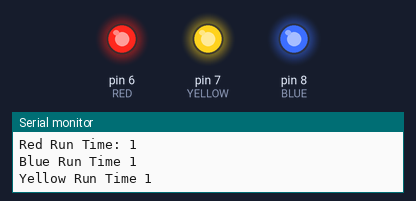
A sketch run on a simulated Arduino Uno, built with avr-gcc and run on an emulated ATmega328P. Shown: output pins drawn as LEDs (lit = HIGH), the last lines printed to the serial monitor.

Above: at 0.7 s.
At 5.2 s:
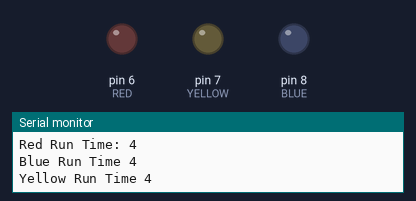
Timing chart, 0 to 6.9 s (numbered marks = the images above):
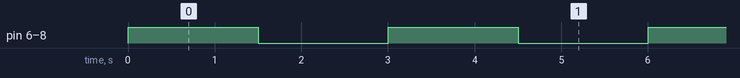

Measured:
- by itself, pin 6 (RED): alternates HIGH for 1.5 s and LOW for 1.5 s, 16 changes in all, then stays LOW
- by itself, pin 7 (YELLOW): alternates HIGH for 1.5 s and LOW for 1.5 s, 10 changes in all, then stays LOW
- by itself, pin 8 (BLUE): alternates HIGH for 1.5 s and LOW for 1.5 s, 12 changes in all, then stays LOW

The sketch:

RTOS_Task_Suspending_R4.ino
```cpp
#include <Arduino_FreeRTOS.h>

#define RED 6
#define YELLOW 7
#define BLUE 8

typedef int TaskProfiler; // redefiniuje int do zmiennej globalnej

TaskProfiler RedLEDProfiler;
TaskProfiler YellowLEDProfiler;
TaskProfiler BlueLEDProfiler;

TaskHandle_t blue_Handle, red_Handle, yellow_Handle; //tworze uchwyty do moich zadań
uint32_t suspend_monitor; // licznik od kiedy ma nastąpić przerwanie, liczba 32 bitowa

void setup() {
  Serial.begin(9600);
  xTaskCreate(redLedControllerTask,"RED LED Task",128,NULL,1,&red_Handle);
  xTaskCreate(blueLedControllerTask,"BLUE LED Task",128,NULL,1,&blue_Handle);
  xTaskCreate(yellowLedControllerTask,"YELLOW LED Task",128,NULL,1,&yellow_Handle);
  // zadanie, co robi,stos/pamiec,ktora chcemy przydzieli,priorytet zadania
// każde zadanie to jak petla trwa do nieskączonosci
// pvParameters to były zwyczajne wskaźniki do funkcji np. numery pinów które działają

}

void redLedControllerTask(void *pvParameters)
{
  pinMode(RED,OUTPUT);  // ustawiam pin dopiero jak jest potrzebny
  while(1)
  {
    digitalWrite(RED,digitalRead(RED)^1);
    suspend_monitor++;
    RedLEDProfiler++; //ile razy wykonane zadanie
    Serial.print("Red Run Time: ");
    Serial.println(RedLEDProfiler);
    vTaskDelay(100);
    if(suspend_monitor>=12)
    {
      vTaskSuspend(blue_Handle); // kiedy licznik bedzie większy od 71200 do dioda zgaśnie zadanie jest przerwanie, wykonywanie calego zadania
      digitalWrite(BLUE,LOW); // dodatkowo musze miec pewnosc ze dioda zgaśnie bo jak przerwę zadanie to może dioda pozostać zapalona
    }
    if(suspend_monitor>=15)
    {
      digitalWrite(RED,LOW);
      vTaskSuspend(NULL); // domyślnie bedzie to red bo w tym jest zadaniu
    }
  }
}

void blueLedControllerTask(void *pvParameters)
{
  pinMode(BLUE,OUTPUT);
  while(1)
  {
    digitalWrite(BLUE,digitalRead(BLUE)^1);
    BlueLEDProfiler++;
    Serial.print("Blue Run Time ");
    Serial.println(BlueLEDProfiler);
    vTaskDelay(100);
    if(suspend_monitor>=10)
    {
      vTaskSuspend(yellow_Handle);
      digitalWrite(YELLOW,LOW);
    }
  }
}

void yellowLedControllerTask(void *pvParameters)
{
  pinMode(YELLOW,OUTPUT);
  while(1)
  {
    digitalWrite(YELLOW,digitalRead(YELLOW)^1);
    YellowLEDProfiler++;
    Serial.print("Yellow Run Time ");
    Serial.println(YellowLEDProfiler);
    vTaskDelay(100);
  }
}
void loop(){}
```
